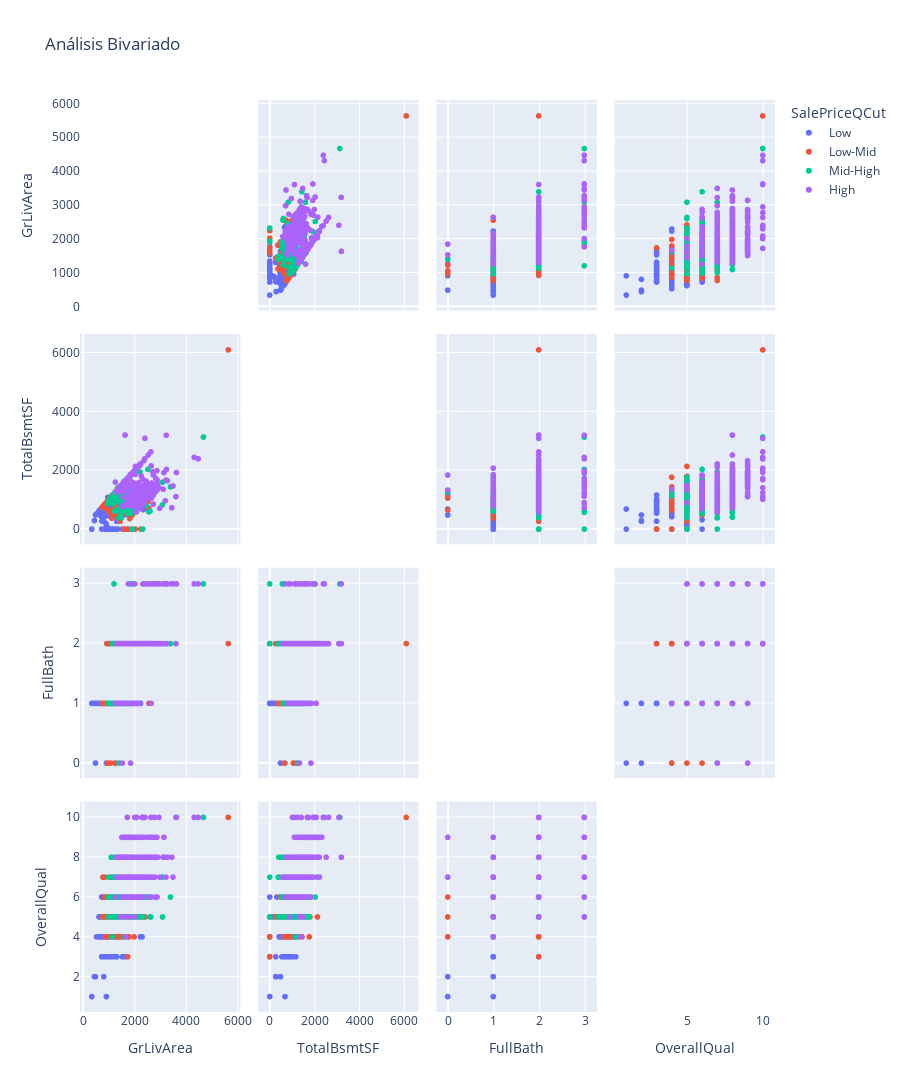

Here is the notebook cell this chart was saved with:
### Code cell
fig = px.scatter_matrix(
    df.sort_values(by="SalePriceQCut", ascending=True),
    dimensions=variables_interes,
    height=1200,
    title="Análisis Bivariado",
    color="SalePriceQCut",
).update_traces(diagonal_visible=False)

fig.show()

### Figure 1 — Plotly figure (JSON) as saved in the notebook; plotly's stock layout.template omitted (floating-point values rounded to 4 significant figures; data arrays with more than 128 entries replaced by an {"elided": "..."} marker saying what was removed)
{"data": [{"diagonal": {"visible": false}, "dimensions": [{"axis": {"matches": true}, "label": "GrLivArea", "values": {"elided": "365 int values"}}, {"axis": {"matches": true}, "label": "TotalBsmtSF", "values": {"elided": "365 int values"}}, {"axis": {"matches": true}, "label": "FullBath", "values": {"elided": "365 int values"}}, {"axis": {"matches": true}, "label": "OverallQual", "values": {"elided": "365 int values"}}], "hovertemplate": "SalePriceQCut=Low<br>%{xaxis.title.text}=%{x}<br>%{yaxis.title.text}=%{y}<extra></extra>", "legendgroup": "Low", "marker": {"color": "#636efa", "symbol": "circle"}, "name": "Low", "showlegend": true, "type": "splom"}, {"diagonal": {"visible": false}, "dimensions": [{"axis": {"matches": true}, "label": "GrLivArea", "values": {"elided": "367 int values"}}, {"axis": {"matches": true}, "label": "TotalBsmtSF", "values": {"elided": "367 int values"}}, {"axis": {"matches": true}, "label": "FullBath", "values": {"elided": "367 int values"}}, {"axis": {"matches": true}, "label": "OverallQual", "values": {"elided": "367 int values"}}], "hovertemplate": "SalePriceQCut=Low-Mid<br>%{xaxis.title.text}=%{x}<br>%{yaxis.title.text}=%{y}<extra></extra>", "legendgroup": "Low-Mid", "marker": {"color": "#EF553B", "symbol": "circle"}, "name": "Low-Mid", "showlegend": true, "type": "splom"}, {"diagonal": {"visible": false}, "dimensions": [{"axis": {"matches": true}, "label": "GrLivArea", "values": {"elided": "366 int values"}}, {"axis": {"matches": true}, "label": "TotalBsmtSF", "values": {"elided": "366 int values"}}, {"axis": {"matches": true}, "label": "FullBath", "values": {"elided": "366 int values"}}, {"axis": {"matches": true}, "label": "OverallQual", "values": {"elided": "366 int values"}}], "hovertemplate": "SalePriceQCut=Mid-High<br>%{xaxis.title.text}=%{x}<br>%{yaxis.title.text}=%{y}<extra></extra>", "legendgroup": "Mid-High", "marker": {"color": "#00cc96", "symbol": "circle"}, "name": "Mid-High", "showlegend": true, "type": "splom"}, {"diagonal": {"visible": false}, "dimensions": [{"axis": {"matches": true}, "label": "GrLivArea", "values": {"elided": "362 int values"}}, {"axis": {"matches": true}, "label": "TotalBsmtSF", "values": {"elided": "362 int values"}}, {"axis": {"matches": true}, "label": "FullBath", "values": {"elided": "362 int values"}}, {"axis": {"matches": true}, "label": "OverallQual", "values": {"elided": "362 int values"}}], "hovertemplate": "SalePriceQCut=High<br>%{xaxis.title.text}=%{x}<br>%{yaxis.title.text}=%{y}<extra></extra>", "legendgroup": "High", "marker": {"color": "#ab63fa", "symbol": "circle"}, "name": "High", "showlegend": true, "type": "splom"}], "layout": {"dragmode": "select", "height": 1200, "legend": {"title": {"text": "SalePriceQCut"}, "tracegroupgap": 0}, "title": {"text": "Análisis Bivariado"}}}
